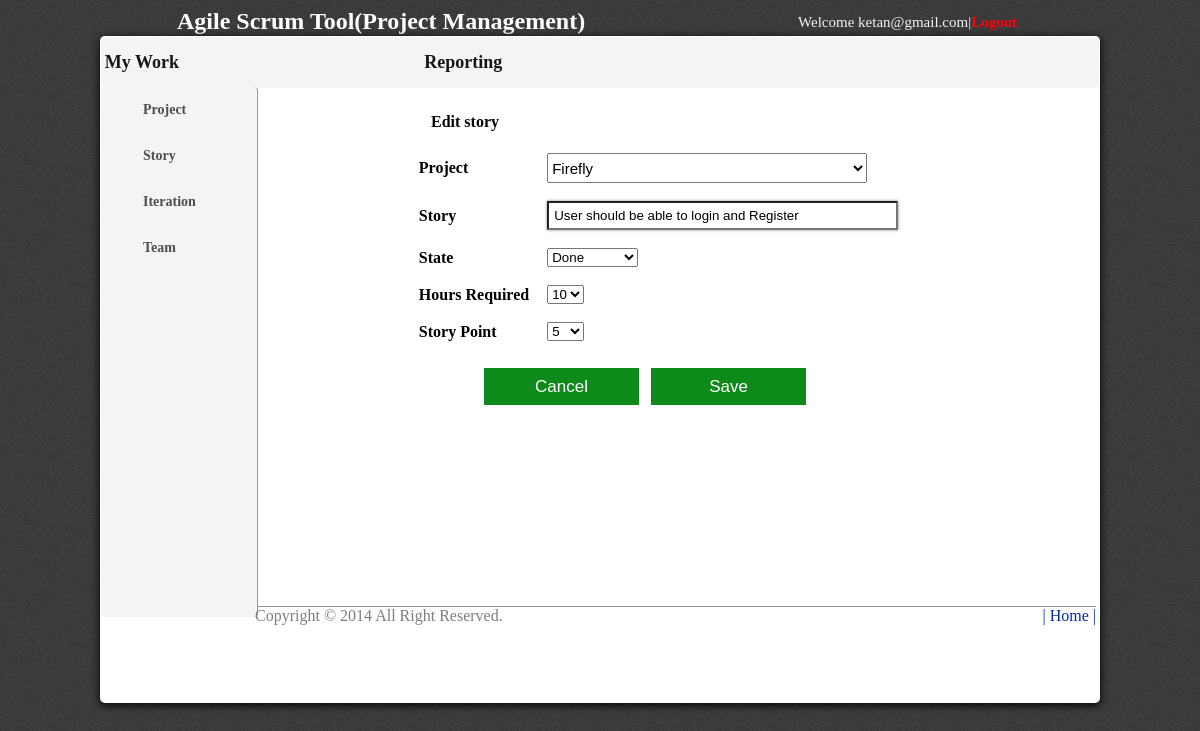
The app's page /editstory.php?edit_id=6 (signed in) with its own data.
### tables this page shows
CREATE TABLE IF NOT EXISTS `story` (
  `story_id` int(11) NOT NULL AUTO_INCREMENT,
  `user_id` int(11) DEFAULT NULL,
  `project_id` int(11) DEFAULT NULL,
  `project` text,
  `name` text,
  `state` text,
  `hours` text,
  `story_point` int(11) DEFAULT NULL,
  `end_date_time` datetime NOT NULL,
  `start_date_time` datetime NOT NULL,
  PRIMARY KEY (`story_id`)
);

CREATE TABLE IF NOT EXISTS `project` (
  `project_id` int(11) NOT NULL AUTO_INCREMENT,
  `user_id` int(11) DEFAULT NULL,
  `name` text,
  `product` text,
  `start` date DEFAULT NULL,
  `end` date DEFAULT NULL,
  PRIMARY KEY (`project_id`)
);

### editstory.php (the view, shortened to what this page needs)
<?php
	$id = $_REQUEST['edit_id'];
	$sql = "select * from story where story_id= $id";
	$res = mysql_query($sql)
		or die("Cannot Execute Query");
	while ($out = mysql_fetch_row($res)) {
		$id = $out[0];
		$pid = $out[2];
		$story = $out[4];
		$state = $out[5];
		$hrs = $out[6];
		$point = $out[7];
	}
	$u_id=$_SESSION['id'];
?>
<html>
	<head>
		<link rel="stylesheet" type="text/css" href="style/styledrop.css">
		<link rel="stylesheet" type="text/css" media="all" href="jsDatePick_ltr.min.css" />
	</head>
	<form method="post" action="editstory_check.php" onsubmit="return validate()">
		<body>
			<div class="title">
				<font color="#ffffff" size="5px"> <b> Agile Scrum Tool(Project Management) </b> </font>
			</div>
			<div class = "right"> Welcome <?php echo $_SESSION['name']?>|<a href = "logout.php">Logout</a></div>
			<div class="bgbackground">
				<div class="wrapper border_class">
				<div class="menu">
					<ul class="type" >
						<li ><a href="#"><b>  My Work </b></a></li>
						<li><a href="#"><b>Reporting</b></a></li>
					</ul>
				</div>
			</div>
			<ul id="accordion" class="accordion">
			  <li>
			    <div class="link">Project</div>
			  </li>
			  <li>
			    <div class="link"><i class="fa fa-code"></i>Story<i class="fa fa-chevron-down"></i></div>
			  </li>
			  <li>
			    <div class="link"><i class="fa fa-mobile"></i>Iteration<i class="fa fa-chevron-down"></i></div>
			  </li>
			  <li>
			    <div class="link"><i class="fa fa-globe"></i>Team<i class="fa fa-chevron-down"></i></div>
			  </li>
			</ul>
<div class="newproject">
					<table border="0" cellspacing="6" cellpadding="6" align="center"  >
							<div class="title1">
				<font color="#080404" size="3px"> <b> Edit story </b> </font>
			</div>
						<tr>
							<th align="left" id="textid" > Project</th>
							<td>
								<select name="comboproject" id="comboproject" >
								<?php
									$query="select name, project_id from project where user_id='$u_id';";
									$result=mysql_query($query);
									while($count=mysql_fetch_row($result))
									{
										$project_name=$count[0];
										$the_project_id = $count[1];
									?>
										<option value="<?php echo $the_project_id; ?>"
												<?php if($pid == $the_project_id) echo "selected='selected'"; ?>>
											<?php echo $project_name; ?>
										</option>
								<?php
									}
								?>
							</select>
							</td>
						</tr>
						<tr>
							<th align="left" id="textid" >Story</th>
							<td><input type="textbox"
										name="txtstory"
										class="textreg"
										value="<?php echo $story; ?>"
										 size="40px"/>
							</td>
						</tr>
						<tr>
							<th align="left" id="textid" >State</th>
							<td>
							<select name="combostate" id="combostate">
								<option <?php if($state == "Done") echo "selected='selected'"; ?>>
									Done
								</option>
							</select>
							</td>
						</tr>
						<tr>
							<th align="left" id="textid" >Hours Required</th>
							<td>
							<select name="combohrs" id="combohrs">
								<?php
									for ($i=1; $i <= 24; $i++)
									{
										$Hours=$i;
								?>
									<option <?php if($hrs == $i) echo "selected='selected'"; ?>>
										<?php echo $Hours ?>
									</option>
								<?php
									}
								?>
							</select>
							</td>
						</tr>
						<tr>
							<th align="left" id="textid" >Story Point</th>
							<td>
							<select  name="cbostorypoint" id="cbostorypoint"  value="<?php echo $point; ?>">
								<?php
									$fibo0=0;
									$fibo1=1;
									for ($i=0; $i < 10; $i++)
									{
										$fibo=$fibo0+$fibo1;
									?>
										<option <?php if($point == $fibo) echo "selected='selected'"; ?>>
											<?php
												echo $fibo;
											?>
										</option>
									<?php
										$fibo0=$fibo1;
										$fibo1=$fibo;
									}
								?>
								</select>
							</td>
							<td><input type="hidden" name="txtid" id = "textid" value=<?php echo "$id";?> > </td>
						</tr>
					</table>
				</div>
				<div class="newprojectbuttonform">
					<input type="Reset" value="Cancel" id="newprojectbutton" /> &nbsp;
					<input type="SUBMIT"  value="Save" id="newprojectbutton" />
				</div>
	<div class="footer1">
		  Copyright &copy; 2014 All Right Reserved.	  <a href="home.php">| Home |</a>
				</div>
</div>
		</body>
	</form>
</html>

### style/styledrop.css (style rules this page uses)
body { background-image: url("../img/bg-header.png"); background-repeat: repeat; }
.title { margin: 0px 0px 10px 169px; }
.title1 { margin: 0px 0px 10px 311px; color: #080404; }
.bgbackground { background-image: url("../img/article_bg.png"); background-repeat: repeat; margin: 200px 0px 0px 0px; min-height: 80%; width: 960px; background: #FFF; box-shadow: 0px 2px 10px #000000; border-radius: 5px; padding: 20px; margin: auto; position: relative; clear: both; }
.right { margin: -31px 175px 5px -36px; color: #F2F2F2; font-size: 15; text-align: right; }
.right a { text-decoration: none; color: #ff000a; font-weight: bold; }
.menu { background-color: #F4F4F4; margin: -44px -19px 24px -19px; border-radius: 6px; }
.menu ul { text-align: center; font-size: 25px; }
.menu ul li { list-style-type: none; text-indent: 21px; display:inline; }
.menu ul li a { margin: 0px 421px 0px -233px; padding:15px; display:inline-block; color: #171517; text-decoration: none; font-size: 18px; }
.accordion { list-style-type: none; padding-left: 0px; width: 100%; max-width: 156px; height: 530px; margin: -26px -3px 0px -19px; background: #F4F4F4 ; -webkit-border-radius: 4px; -moz-border-radius: 4px; border-radius: 4px; border-right-width: 1px; border-right-style: solid; border-right-color: #939798; float: left; }
.accordion .link { cursor: pointer; display: block; padding: 15px 15px 15px 42px; color: #4D4D4D; font-size: 14px; font-weight: 700; position: relative; -webkit-transition: all 0.4s ease; -o-transition: all 0.4s ease; transition: all 0.4s ease; }
.accordion li:last-child .link { border-bottom: 0; }
.footer1 { color: #827c7c; border-top-width: 1px; border-top-style: solid; border-top-color: #939798; margin: 186px -16px -4px -15px; }
.footer1 a { float:right; text-decoration: none; color: #03289f; }
.newprojectbuttonform { margin: 0px 0px 0px 349px; padding: 15px; }
#newprojectbutton { height: 37px; width: 155px; border: 0px; color: #ffffff; font-size: 17px; background-image: url("../img/button.jpg"); }
.textreg { padding: 5px; box-shadow: 0px 0px 3px #888888; }
#comboproject { width: 320px; height: 30px; font-size: 15px; }

### records on screen
story: comboproject "Firefly", txtstory "User should be able to login and Register", combostate "Done", combohrs "10", cbostorypoint "5"

### other values on screen
$_SESSION['name'] "ketan@gmail.com"
